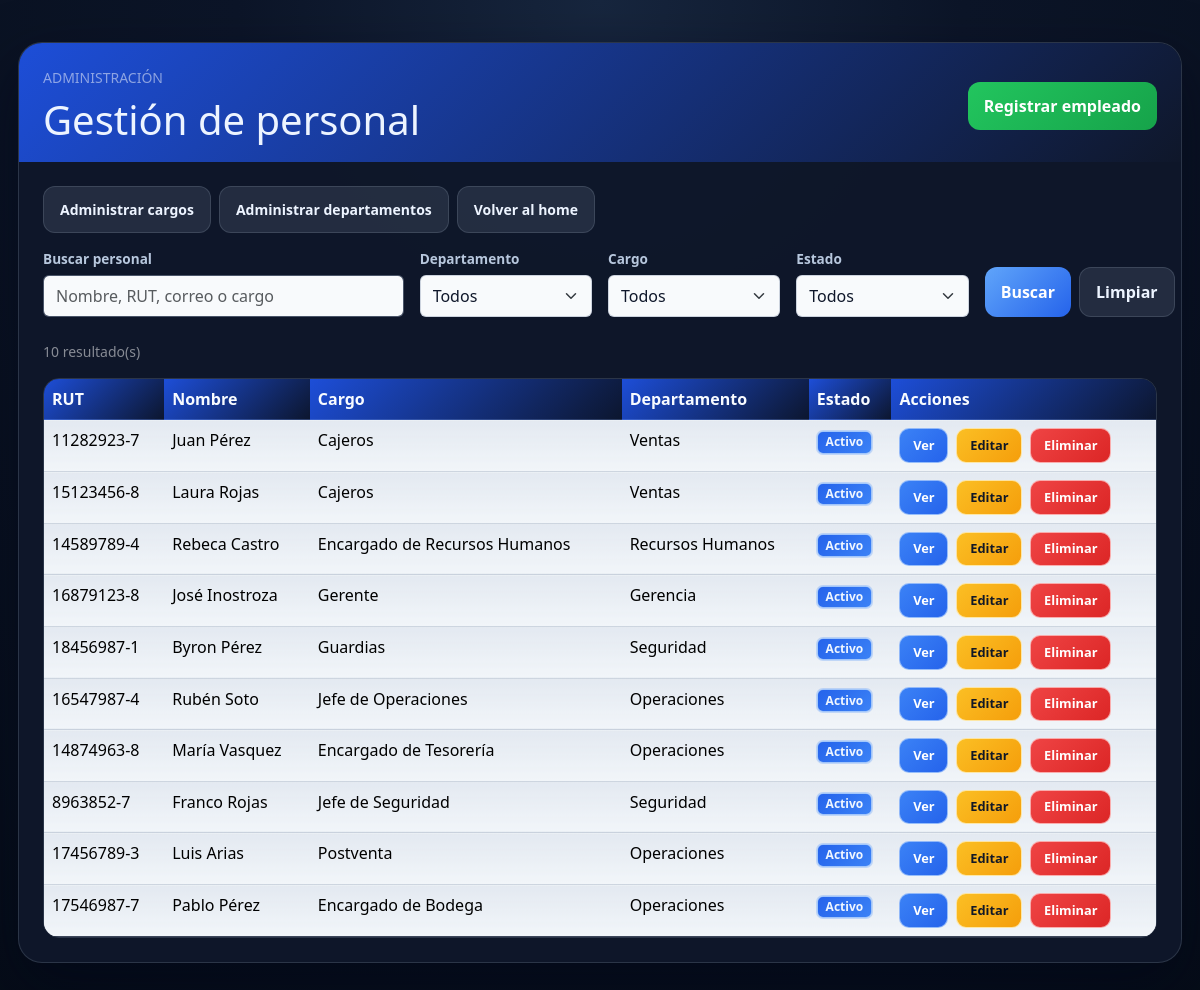
The page /personal/ (signed in) on the database as committed earlier.
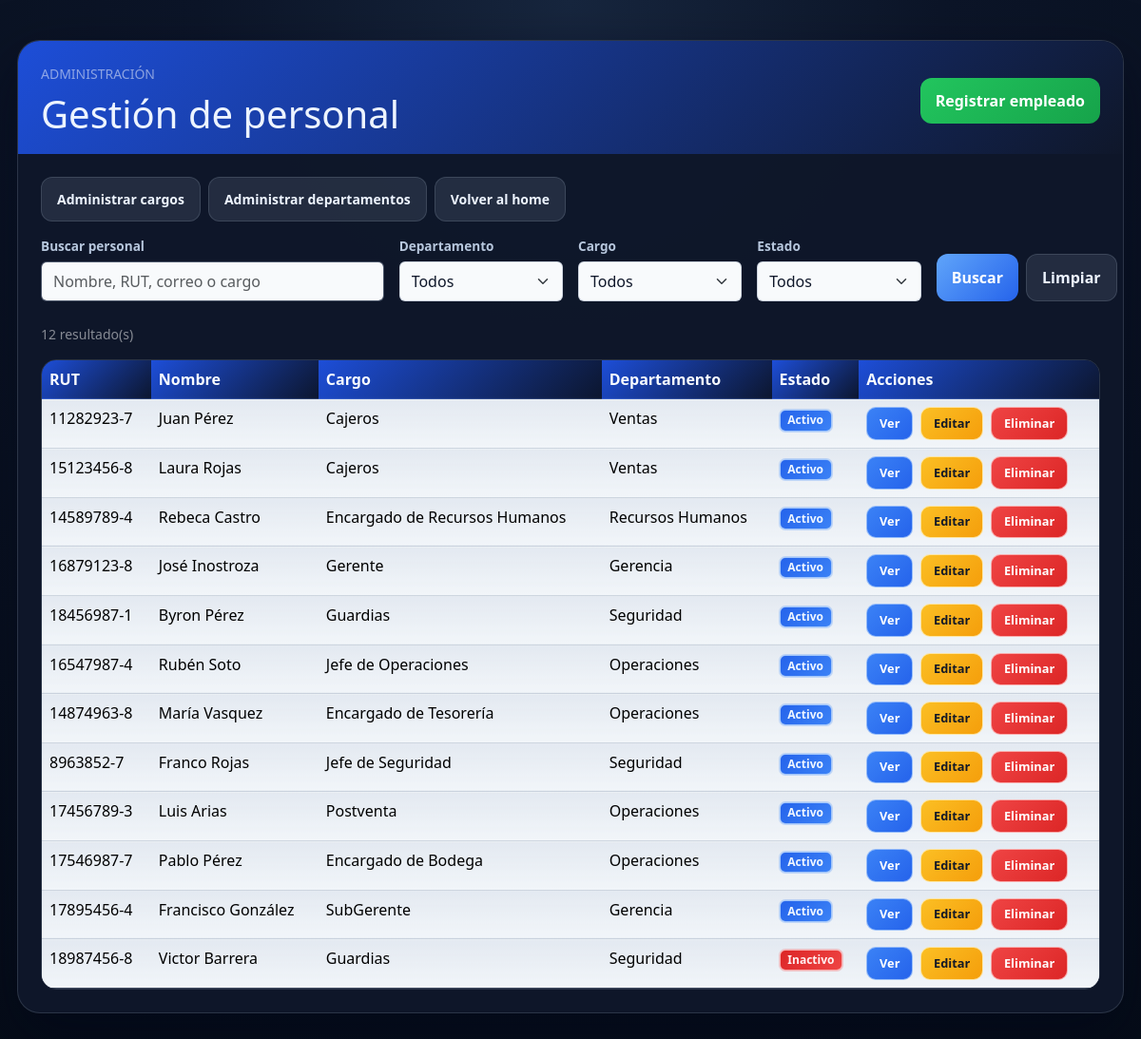
The same page on the database as committed later.
### personal/models.py (models this page shows, shortened)
class Empleado(models.Model):
    rut = models.CharField(max_length=12, unique=True)
    nombre = models.CharField(max_length=100)
    apellido = models.CharField(max_length=100)
    correo_electronico = models.EmailField()
    telefono = models.CharField(max_length=15)
    fecha_ingreso = models.DateField()
    ESTADOS_CHOICES = [
        ('Activo', 'Activo'),
        ('Inactivo', 'Inactivo'),
    ]
    estado = models.CharField(max_length=20, choices=ESTADOS_CHOICES, default='Activo')
    cargo = models.ForeignKey(Cargo, on_delete=models.RESTRICT)
    departamento = models.ForeignKey(Departamento, on_delete=models.RESTRICT)

class Cargo(models.Model):
    nombre_cargo = models.CharField(max_length=100)
    descripcion = models.TextField(blank=True, null=True)
    departamento = models.ForeignKey(Departamento, on_delete=models.RESTRICT, related_name='cargos')

class Departamento(models.Model):
    nombre = models.CharField(max_length=100)
    descripcion = models.TextField(blank=True, null=True)

### personal/views.py (the view, shortened to what this page needs)
# urls.py: path('', views.lista_empleados, name='lista_empleados'),
@login_required
def lista_empleados(request):
    busqueda = request.GET.get('q', '').strip()
    departamento_id = request.GET.get('departamento', '')
    cargo_id = request.GET.get('cargo', '')
    estado = request.GET.get('estado', '')
    empleados = Empleado.objects.select_related('cargo', 'departamento')
    if departamento_id.isdigit():
        empleados = empleados.filter(departamento_id=departamento_id)
    else:
        departamento_id = ''
    if cargo_id.isdigit():
        empleados = empleados.filter(cargo_id=cargo_id)
    else:
        cargo_id = ''
    if estado in dict(Empleado.ESTADOS_CHOICES):
        empleados = empleados.filter(estado=estado)
    else:
        estado = ''
    context = {
        'empleados': empleados,
        'departamentos': Departamento.objects.order_by('nombre'),
        'cargos': Cargo.objects.order_by('nombre_cargo'),
        'busqueda': busqueda,
        'departamento_seleccionado': departamento_id,
        'cargo_seleccionado': cargo_id,
        'estado_seleccionado': estado,
        'filtros_activos': any((busqueda, departamento_id, cargo_id, estado)),
    }
    return render(request, 'personal/lista_empleados.html', context)

### personal/templates/personal/lista_empleados.html (shortened to what this page needs)
<!DOCTYPE html>
<html lang="es">
<head>
    <link href="https://cdn.jsdelivr.net/npm/bootstrap@5.3.8/dist/css/bootstrap.min.css" rel="stylesheet">
</head>
<body>
    <div class="page-shell">
        <div class="panel">
            <div class="panel-header d-flex justify-content-between align-items-center flex-wrap gap-3">
                <div>
                    <p class="mb-2 text-uppercase small text-white-50">Administración</p>
                    <h1>Gestión de personal</h1>
                </div>
                {% if request.user.is_staff %}
                    <a href="{% url 'crear_empleado' %}" class="btn btn-success">Registrar empleado</a>
                {% endif %}
            </div>
            <div class="panel-body">
                <div class="mb-3 d-flex flex-wrap gap-2">
                    {% if request.user.is_staff %}
                        <a href="/admin/personal/cargo/" class="btn btn-secondary btn-sm">Administrar cargos</a>
                        <a href="/admin/personal/departamento/" class="btn btn-secondary btn-sm">Administrar departamentos</a>
                    {% endif %}
                    <a href="{% url 'home' %}" class="btn btn-secondary btn-sm">Volver al home</a>
                </div>
                <form method="get" class="row g-3 align-items-end mb-4">
                    <div class="col-12 col-lg-4">
                        <label for="q" class="filter-label">Buscar personal</label>
                        <input type="search" id="q" name="q" value="{{ busqueda }}" class="form-control filter-control" placeholder="Nombre, RUT, correo o cargo">
                    </div>
                    <div class="col-12 col-sm-6 col-lg-2">
                        <label for="departamento" class="filter-label">Departamento</label>
                        <select id="departamento" name="departamento" class="form-select filter-control">
                            <option value="">Todos</option>
                        </select>
                    </div>
                    <div class="col-12 col-sm-6 col-lg-2">
                        <label for="cargo" class="filter-label">Cargo</label>
                        <select id="cargo" name="cargo" class="form-select filter-control">
                            <option value="">Todos</option>
                        </select>
                    </div>
                    <div class="col-12 col-sm-6 col-lg-2">
                        <label for="estado" class="filter-label">Estado</label>
                        <select id="estado" name="estado" class="form-select filter-control">
                            <option value="">Todos</option>
                        </select>
                    </div>
                    <div class="col-12 col-sm-6 col-lg-2 d-flex gap-2">
                        <button type="submit" class="btn btn-primary flex-grow-1">Buscar</button>
                        <a href="{% url 'lista_empleados' %}" class="btn btn-secondary" aria-label="Limpiar búsqueda y filtros">Limpiar</a>
                    </div>
                </form>
                <p class="text-white-50 small mb-3">{{ empleados|length }} resultado(s)</p>
                <div class="table-responsive">
                    <table class="table table-hover mb-0">
                        <thead>
                            <tr>
                                <th>RUT</th>
                                <th>Nombre</th>
                                <th>Cargo</th>
                                <th>Departamento</th>
                                <th>Estado</th>
                                <th>Acciones</th>
                            </tr>
                        </thead>
                        <tbody>
                            {% for empleado in empleados %}
                            <tr>
                                <td>{{ empleado.rut }}</td>
                                <td>{{ empleado.nombre }} {{ empleado.apellido }}</td>
                                <td>{{ empleado.cargo.nombre_cargo }}</td>
                                <td>{{ empleado.departamento.nombre }}</td>
                                <td>
                                    {% if empleado.estado == 'Activo' %}
                                        <span class="badge badge-primary">{{ empleado.estado }}</span>
                                    {% else %}
                                        <span class="badge badge-danger">{{ empleado.estado }}</span>
                                    {% endif %}
                                </td>
                                <td>
                                    <div class="d-flex gap-2 flex-wrap">
                                        <a href="{% url 'detalle_empleado' empleado.id %}" class="btn btn-info btn-mini">Ver</a>
                                        {% if request.user.is_staff %}
                                            <a href="{% url 'editar_empleado' empleado.id %}" class="btn btn-warning btn-mini">Editar</a>
                                            <a href="{% url 'eliminar_empleado' empleado.id %}" class="btn btn-danger btn-mini">Eliminar</a>
                                        {% endif %}
                                    </div>
                                </td>
                            </tr>
                            {% endfor %}
                        </tbody>
                    </table>
                </div>
            </div>
        </div>
    </div>
</body>
</html>

### personal/templates/personal/lista_empleados.html (style rules this page uses)
:root { --bg: #09111d; --panel: #0f172a; --panel-2: #111c2d; --line: rgba(148, 163, 184, 0.22); --text: #edf4ff; --muted: #b7c7dd; --primary: #60a5fa; --primary-2: #2563eb; --success: #22c55e; --success-soft: rgba(34, 197, 94, 0.18); --danger: #ef4444; --danger-soft: rgba(239, 68, 68, 0.18); --warning: #fbbf24; --warning-soft: rgba(251, 191, 36, 0.18); }
body { margin: 0; min-height: 100vh; background: radial-gradient(circle at top, #17263e 0%, #0c1528 30%, #050c17 100%); color: var(--text); font-family: 'Segoe UI', Tahoma, Geneva, Verdana, sans-serif; }
.page-shell { max-width: 1280px; margin: 42px auto; padding: 0 18px 42px; }
.panel { background: rgba(15, 23, 42, 0.96); border: 1px solid var(--line); border-radius: 24px; box-shadow: 0 24px 60px rgba(2,6,23,0.55); overflow: hidden; }
.panel-header { background: linear-gradient(135deg, #1d4ed8 0%, #0f172a 100%); padding: 24px 24px 18px; }
.panel-header h1 { margin: 0; }
.panel-body { padding: 24px; }
.filter-label { display: block; margin-bottom: 6px; color: var(--muted); font-size: 0.85rem; font-weight: 700; }
.filter-control { min-height: 42px; border-color: rgba(148, 163, 184, 0.45); background-color: #f8fafc; color: #0f172a; }
.btn-primary { background: linear-gradient(135deg, var(--primary), var(--primary-2)); border: 0; border-radius: 12px; padding: 0.75rem 1rem; font-weight: 700; }
.btn-secondary { background: rgba(148,163,184,0.16); border: 1px solid var(--line); color: var(--text); border-radius: 12px; padding: 0.75rem 1rem; font-weight: 700; }
.btn-success { background: linear-gradient(135deg, #22c55e, #16a34a); border: 0; border-radius: 12px; padding: 0.75rem 1rem; font-weight: 700; }
table { color: var(--text) !important; border-color: var(--line) !important; }
thead th { background: linear-gradient(135deg, #1d4ed8 0%, #0c162f 100%) !important; color: #f8fbff !important; border-color: rgba(148, 163, 184, 0.22) !important; }
tbody td { background: linear-gradient(180deg, rgba(226, 232, 240, 0.96), rgba(241, 245, 249, 0.98)); color: #0f172a; border-color: rgba(148, 163, 184, 0.35) !important; }
.table-responsive { border-radius: 16px; overflow: hidden; border: 1px solid var(--line); }
.badge-primary { background: linear-gradient(135deg, #2563eb, #3b82f6); color: #eff6ff; border: 1px solid rgba(191, 219, 254, 0.8); box-shadow: 0 0 0 1px rgba(59, 130, 246, 0.25); }
.badge-danger { background: linear-gradient(135deg, #dc2626, #ef4444); color: #fff1f2; border: 1px solid rgba(254, 202, 202, 0.8); box-shadow: 0 0 0 1px rgba(239, 68, 68, 0.25); }
.btn-mini { border-radius: 10px; padding: 0.42rem 0.8rem; font-size: 0.8rem; font-weight: 700; }
.btn-info { background: linear-gradient(135deg, #3b82f6, #2563eb); border: 1px solid rgba(191, 219, 254, 0.7); color: #ffffff !important; }
.btn-warning { background: linear-gradient(135deg, #fbbf24, #f59e0b); border: 1px solid rgba(254, 243, 199, 0.8); color: #111827 !important; }
.btn-danger { background: linear-gradient(135deg, #ef4444, #dc2626); border: 1px solid rgba(254, 202, 202, 0.8); color: #ffffff !important; }

Rows that differ between the two databases and show on the page:
added Empleado: rut "17895456-4", nombre "Francisco", apellido "González", cargo.nombre_cargo "SubGerente", departamento.nombre "Gerencia", estado "Activo"
added Empleado: rut "18987456-8", nombre "Victor", apellido "Barrera", cargo.nombre_cargo "Guardias", departamento.nombre "Seguridad", estado "Inactivo"
Other text that changed with them:
{{ empleados|length }}: "10" → "12"
